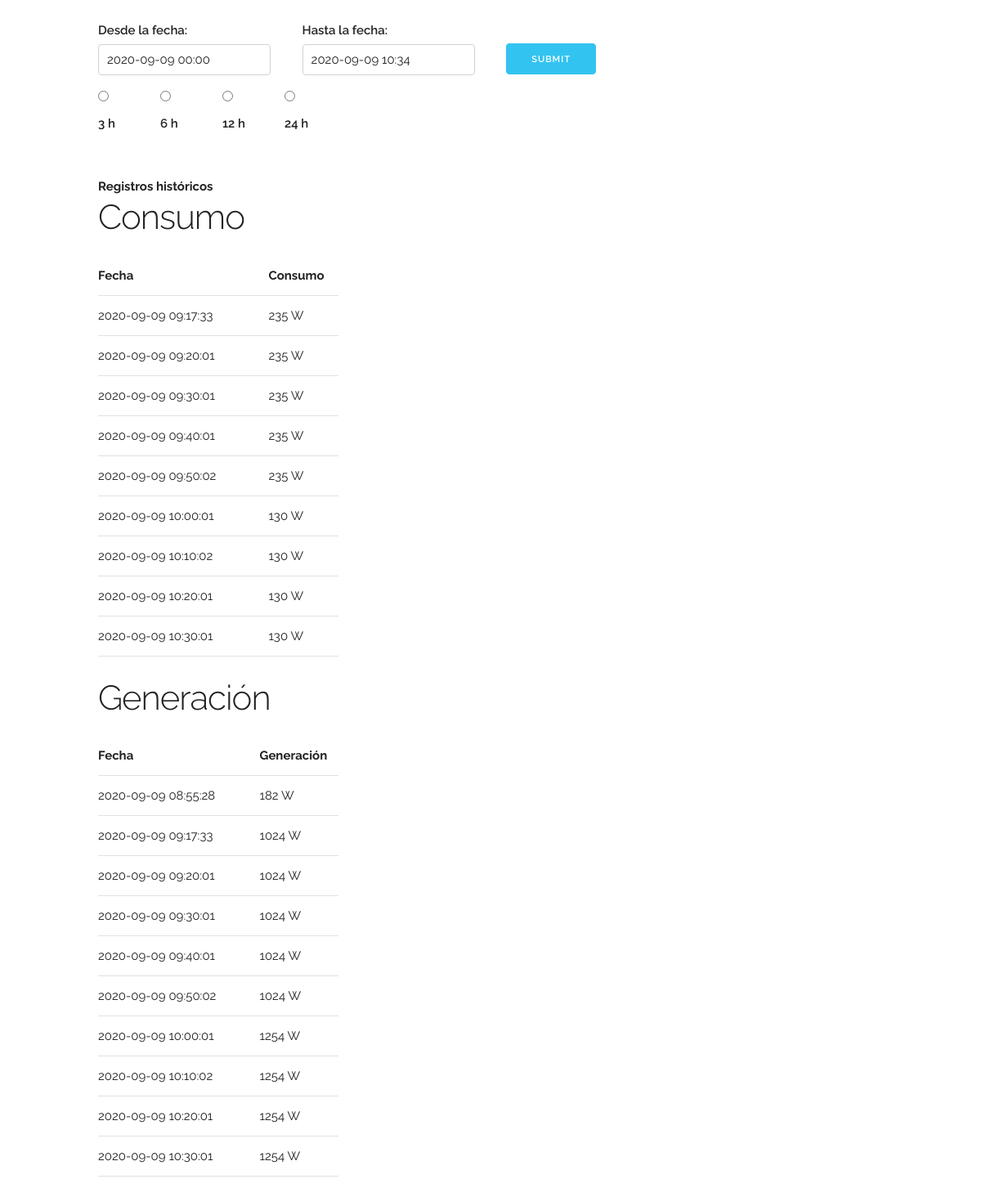
The page /historico on the database its author committed.
### tables this page shows
CREATE TABLE consumo (rDatetime datetime, sensorID text, cons numeric);

CREATE TABLE generacion (rDatetime datetime, sensorID text, gen numeric);

### SIGE_app.py (the view)
@app.route("/historico", methods=['GET'])
def historico():
	temperatures, humidities, from_date_str, to_date_str = get_records()
	return render_template(	"SIGE_historico.html", 	temp 			= temperatures,
							hum 			= humidities,
							from_date 		= from_date_str,
							to_date 		= to_date_str,
							temp_items 		= len(temperatures),
							hum_items 		= len(humidities))

### SIGE_app.py (called while the page is built)
def validate_date(d):
    try:
        datetime.datetime.strptime(d, '%Y-%m-%d %H:%M')
        return True
    except ValueError:
        return False

### templates/SIGE_historico.html (shortened to what this page needs)
<!DOCTYPE html>
<html lang="en">
  <head>
    <link rel="stylesheet" href="/static/css/normalize.css">
    <link rel="stylesheet" href="/static/css/skeleton.css">
  </head>
  <body>
    <div class="container">
      <div class="row">
        <form id="datetime_range" action="/historico" method="GET">
            <div class="three columns">
              <label for="from">Desde la fecha:</label>
              <input class="u-full-width" id="datetimepicker1" type="text" value="{{from_date}}" name="from">
            </div>
            <div class="three columns">
              <label for="to">Hasta la fecha:</label>
              <input class="u-full-width" id="datetimepicker2" type="text" value="{{to_date}}" name="to">
            </div>
            <div class="two columns">
              <input class="button-primary" type="submit" value="Submit" style="position:relative; top: 28px" id="submit_button" />
            </div>
        </form>
      </div>
      <div class="row">
      <div class="eleven columns">
        <form id="range_select" action = "/historico" method="GET">
          <div class="one column">
            <input type="radio" name="range_h" value="3" id="radio_3" /><label for="radio_3">3 h</label>
          </div>
          <div class="one column">
            <input type="radio" name="range_h" value="6" id="radio_6" /><label for="radio_6">6 h</label>
          </div>
          <div class="one column">
            <input type="radio" name="range_h" value="12" id="radio_12" /><label for="radio_12">12 h</label>
          </div>
          <div class="one column">
            <input type="radio" name="range_h" value="24" id="radio_24" /><label for="radio_24">24 h</label>
          </div>
        </form>
      </div>
    </div>
      <div class="row">
        <div class="one-third column" style="margin-top: 5%">
          <strong>Registros históricos</strong>
          <h2>Consumo</h2>
            <table class="u-full-width">
              <thead>
                <tr>
                  <th>Fecha</th>
                  <th>Consumo</th>
                </tr>
              </thead>
              <tbody>
                {% for row in temp %}
                <tr>
                  <td>{{row[0]}}</td>
                  <td>{{'%0.0f'|format(row[2])}} W</td>
                {% endfor %}
              </tbody>
            </table>
            <h2>Generación</h2>
            <table class="u-full-width">
              <thead>
                <tr>
                  <th>Fecha</th>
                  <th>Generación</th>
                </tr>
              </thead>
              <tbody>
                {% for row in hum %}
                <tr>
                  <td>{{row[0]}}</td>
                  <td>{{'%0.0f'|format(row[2])}} W</td>
                </tr>
                {% endfor %}
              </tbody>
            </table>
        </div>
    </div>
  </body>
  <link rel="stylesheet" type="text/css" href="//cdnjs.cloudflare.com/ajax/libs/jquery-datetimepicker/2.5.17/jquery.datetimepicker.min.css"/ >
</html>

### static/css/skeleton.css (style rules this page uses)
.container { position: relative; width: 100%; max-width: 960px; margin: 0 auto; padding: 0 20px; box-sizing: border-box; }
.column, .columns { width: 100%; float: left; box-sizing: border-box; }
@media (min-width: 400px) { .container { width: 85%; padding: 0; } }
@media (min-width: 550px) { .container { width: 80%; } }
@media (min-width: 550px) { .column, .columns { margin-left: 4%; } }
@media (min-width: 550px) { .column:first-child, .columns:first-child { margin-left: 0; } }
@media (min-width: 550px) { .one.column, .one.columns { width: 4.66666666667%; } }
@media (min-width: 550px) { .two.columns { width: 13.3333333333%; } }
@media (min-width: 550px) { .three.columns { width: 22%; } }
@media (min-width: 550px) { .eleven.columns { width: 91.3333333333%; } }
@media (min-width: 550px) { .one-third.column { width: 30.6666666667%; } }
html { font-size: 62.5%; }
body { font-size: 1.5em; line-height: 1.6; font-weight: 400; font-family: "Raleway", "HelveticaNeue", "Helvetica Neue", Helvetica, Arial, sans-serif; color: #222; }
h1, h2, h3, h4, h5, h6 { margin-top: 0; margin-bottom: 2rem; font-weight: 300; }
h2 { font-size: 3.6rem; line-height: 1.25; letter-spacing: -.1rem; }
@media (min-width: 550px) { h2 { font-size: 4.2rem; } }
.button, button, input[type="submit"], input[type="reset"], input[type="button"] { display: inline-block; height: 38px; padding: 0 30px; color: #555; text-align: center; font-size: 11px; font-weight: 600; line-height: 38px; letter-spacing: .1rem; text-transform: uppercase; text-decoration: none; white-space: nowrap; background-color: transparent; border-radius: 4px; border: 1px solid #bbb; cursor: pointer; box-sizing: border-box; }
.button.button-primary, button.button-primary, input[type="submit"].button-primary, input[type="reset"].button-primary, input[type="button"].button-primary { color: #FFF; background-color: #33C3F0; border-color: #33C3F0; }
input[type="email"], input[type="number"], input[type="search"], input[type="text"], input[type="tel"], input[type="url"], input[type="password"], textarea, select { height: 38px; padding: 6px 10px; background-color: #fff; border: 1px solid #D1D1D1; border-radius: 4px; box-shadow: none; box-sizing: border-box; }
input[type="email"], input[type="number"], input[type="search"], input[type="text"], input[type="tel"], input[type="url"], input[type="password"], textarea { -webkit-appearance: none; -moz-appearance: none; appearance: none; }
label, legend { display: block; margin-bottom: .5rem; font-weight: 600; }
input[type="checkbox"], input[type="radio"] { display: inline; }
th, td { padding: 12px 15px; text-align: left; border-bottom: 1px solid #E1E1E1; }
th:first-child, td:first-child { padding-left: 0; }
th:last-child, td:last-child { padding-right: 0; }
input, textarea, select, fieldset { margin-bottom: 1.5rem; }
pre, blockquote, dl, figure, table, p, ul, ol, form { margin-bottom: 2.5rem; }
.u-full-width { width: 100%; box-sizing: border-box; }
.container:after, .row:after, .u-cf { content: ""; display: table; clear: both; }

### rows shown on the page
consumo: rDatetime "2020-09-09 09:17:33", cons "235"
consumo: rDatetime "2020-09-09 09:20:01", cons "235"
consumo: rDatetime "2020-09-09 09:30:01", cons "235"
consumo: rDatetime "2020-09-09 09:40:01", cons "235"
consumo: rDatetime "2020-09-09 09:50:02", cons "235"
consumo: rDatetime "2020-09-09 10:00:01", cons "130"
consumo: rDatetime "2020-09-09 10:10:02", cons "130"
consumo: rDatetime "2020-09-09 10:20:01", cons "130"
consumo: rDatetime "2020-09-09 10:30:01", cons "130"
generacion: rDatetime "2020-09-09 08:55:28", gen "182"
generacion: rDatetime "2020-09-09 09:17:33", gen "1024"
generacion: rDatetime "2020-09-09 09:20:01", gen "1024"
generacion: rDatetime "2020-09-09 09:30:01", gen "1024"
generacion: rDatetime "2020-09-09 09:40:01", gen "1024"
generacion: rDatetime "2020-09-09 09:50:02", gen "1024"
generacion: rDatetime "2020-09-09 10:00:01", gen "1254"
generacion: rDatetime "2020-09-09 10:10:02", gen "1254"
generacion: rDatetime "2020-09-09 10:20:01", gen "1254"
generacion: rDatetime "2020-09-09 10:30:01", gen "1254"
